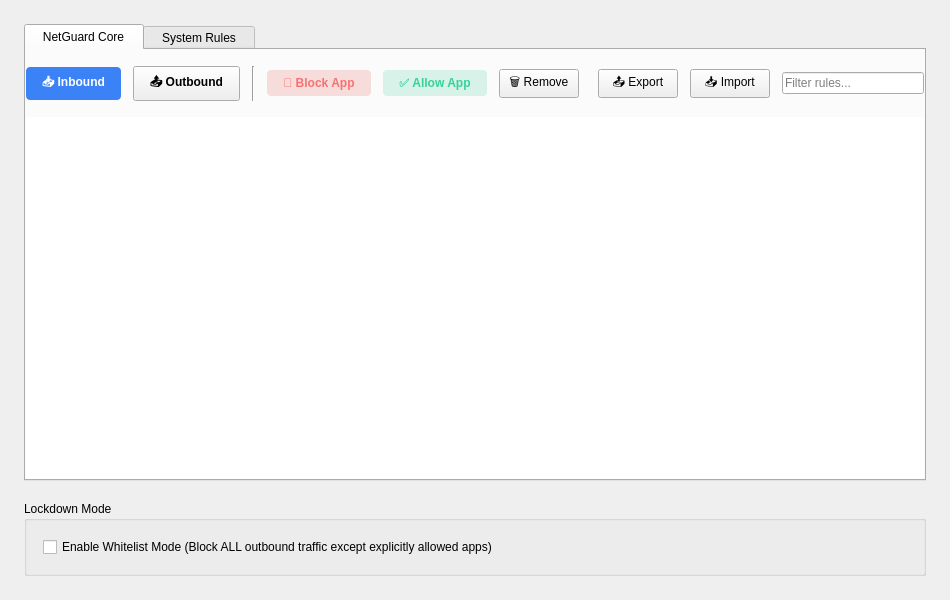
<?xml version="1.0" encoding="UTF-8"?>
<ui version="4.0">
 <class>FirewallWidget</class>
 <widget class="QWidget" name="FirewallWidget">
  <property name="geometry">
   <rect>
    <x>0</x>
    <y>0</y>
    <width>950</width>
    <height>600</height>
   </rect>
  </property>
  <layout class="QVBoxLayout" name="root">
   <property name="spacing">
    <number>20</number>
   </property>
   <property name="leftMargin">
    <number>24</number>
   </property>
   <property name="topMargin">
    <number>24</number>
   </property>
   <property name="rightMargin">
    <number>24</number>
   </property>
   <property name="bottomMargin">
    <number>24</number>
   </property>
   <item>
    <widget class="QTabWidget" name="subTabs">
     <property name="currentIndex">
      <number>0</number>
     </property>
     <widget class="QWidget" name="tabCore">
      <attribute name="title">
       <string>  NetGuard Core  </string>
      </attribute>
      <layout class="QVBoxLayout" name="verticalLayoutCore">
       <property name="spacing">
        <number>16</number>
       </property>
       <property name="leftMargin">
        <number>0</number>
       </property>
       <property name="topMargin">
        <number>16</number>
       </property>
       <property name="rightMargin">
        <number>0</number>
       </property>
       <property name="bottomMargin">
        <number>0</number>
       </property>
       <item>
        <layout class="QHBoxLayout" name="toolbarCore">
         <property name="spacing">
          <number>12</number>
         </property>
         <item>
          <widget class="QPushButton" name="btnCoreInbound">
           <property name="styleSheet">
            <string>QPushButton:checked { background-color: #3B82F6; color: white; font-weight: bold; border-radius: 4px; padding: 6px 16px; } QPushButton:!checked { font-weight: bold; padding: 6px 16px; }</string>
           </property>
           <property name="text">
            <string>📥 Inbound</string>
           </property>
           <property name="checkable">
            <bool>true</bool>
           </property>
           <property name="checked">
            <bool>true</bool>
           </property>
           <property name="autoExclusive">
            <bool>true</bool>
           </property>
          </widget>
         </item>
         <item>
          <widget class="QPushButton" name="btnCoreOutbound">
           <property name="styleSheet">
            <string>QPushButton:checked { background-color: #F59E0B; color: white; font-weight: bold; border-radius: 4px; padding: 6px 16px; } QPushButton:!checked { font-weight: bold; padding: 6px 16px; }</string>
           </property>
           <property name="text">
            <string>📤 Outbound</string>
           </property>
           <property name="checkable">
            <bool>true</bool>
           </property>
           <property name="autoExclusive">
            <bool>true</bool>
           </property>
          </widget>
         </item>
         <item>
          <widget class="Line" name="line1">
           <property name="orientation">
            <enum>Qt::Vertical</enum>
           </property>
          </widget>
         </item>
         <item>
          <widget class="QPushButton" name="btnBlock">
           <property name="styleSheet">
            <string>background-color: rgba(220, 38, 38, 0.15); color: #F87171; font-weight: bold; padding: 6px 16px; border-radius: 4px;</string>
           </property>
           <property name="text">
            <string>🚫 Block App</string>
           </property>
          </widget>
         </item>
         <item>
          <widget class="QPushButton" name="btnAllow">
           <property name="styleSheet">
            <string>background-color: rgba(16, 185, 129, 0.15); color: #34D399; font-weight: bold; padding: 6px 16px; border-radius: 4px;</string>
           </property>
           <property name="text">
            <string>✅ Allow App</string>
           </property>
          </widget>
         </item>
         <item>
          <widget class="QPushButton" name="btnRemove">
           <property name="text">
            <string>🗑 Remove</string>
           </property>
          </widget>
         </item>
         <item>
          <spacer>
           <property name="orientation">
            <enum>Qt::Horizontal</enum>
           </property>
          </spacer>
         </item>
         <item>
          <widget class="QPushButton" name="btnExport">
           <property name="text">
            <string>📤 Export</string>
           </property>
          </widget>
         </item>
         <item>
          <widget class="QPushButton" name="btnImport">
           <property name="text">
            <string>📥 Import</string>
           </property>
          </widget>
         </item>
         <item>
          <widget class="QLineEdit" name="edtCoreFilter">
           <property name="placeholderText">
            <string>Filter rules...</string>
           </property>
           <property name="clearButtonEnabled">
            <bool>true</bool>
           </property>
          </widget>
         </item>
        </layout>
       </item>
       <item>
        <widget class="QTableView" name="tableCoreFW">
         <property name="frameShape">
          <enum>QFrame::NoFrame</enum>
         </property>
         <property name="alternatingRowColors">
          <bool>true</bool>
         </property>
         <property name="selectionMode">
          <enum>QAbstractItemView::ExtendedSelection</enum>
         </property>
         <property name="selectionBehavior">
          <enum>QAbstractItemView::SelectRows</enum>
         </property>
         <property name="sortingEnabled">
          <bool>true</bool>
         </property>
         <attribute name="verticalHeaderVisible">
          <bool>false</bool>
         </attribute>
        </widget>
       </item>
      </layout>
     </widget>
     <widget class="QWidget" name="tabSystem">
      <attribute name="title">
       <string>  System Rules  </string>
      </attribute>
      <layout class="QVBoxLayout" name="verticalLayoutSys">
       <property name="spacing">
        <number>16</number>
       </property>
       <property name="leftMargin">
        <number>0</number>
       </property>
       <property name="topMargin">
        <number>16</number>
       </property>
       <property name="rightMargin">
        <number>0</number>
       </property>
       <property name="bottomMargin">
        <number>0</number>
       </property>
       <item>
        <layout class="QHBoxLayout" name="toolbarSys">
         <property name="spacing">
          <number>12</number>
         </property>
         <item>
          <widget class="QPushButton" name="btnSysInbound">
           <property name="styleSheet">
            <string>QPushButton:checked { background-color: #3B82F6; color: white; font-weight: bold; border-radius: 4px; padding: 6px 16px; } QPushButton:!checked { font-weight: bold; padding: 6px 16px; }</string>
           </property>
           <property name="text">
            <string>📥 Inbound</string>
           </property>
           <property name="checkable">
            <bool>true</bool>
           </property>
           <property name="checked">
            <bool>true</bool>
           </property>
           <property name="autoExclusive">
            <bool>true</bool>
           </property>
          </widget>
         </item>
         <item>
          <widget class="QPushButton" name="btnSysOutbound">
           <property name="styleSheet">
            <string>QPushButton:checked { background-color: #F59E0B; color: white; font-weight: bold; border-radius: 4px; padding: 6px 16px; } QPushButton:!checked { font-weight: bold; padding: 6px 16px; }</string>
           </property>
           <property name="text">
            <string>📤 Outbound</string>
           </property>
           <property name="checkable">
            <bool>true</bool>
           </property>
           <property name="autoExclusive">
            <bool>true</bool>
           </property>
          </widget>
         </item>
         <item>
          <widget class="Line" name="line2">
           <property name="orientation">
            <enum>Qt::Vertical</enum>
           </property>
          </widget>
         </item>
         <item>
          <widget class="QPushButton" name="btnSysRefresh">
           <property name="text">
            <string>🔄 Refresh</string>
           </property>
          </widget>
         </item>
         <item>
          <widget class="QPushButton" name="btnSysToggle">
           <property name="text">
            <string>Toggle Enable</string>
           </property>
          </widget>
         </item>
         <item>
          <widget class="QPushButton" name="dangerBtn">
           <property name="text">
            <string>🗑 Delete</string>
           </property>
          </widget>
         </item>
         <item>
          <spacer>
           <property name="orientation">
            <enum>Qt::Horizontal</enum>
           </property>
          </spacer>
         </item>
         <item>
          <widget class="QLineEdit" name="edtSysFilter">
           <property name="placeholderText">
            <string>Filter system rules...</string>
           </property>
           <property name="clearButtonEnabled">
            <bool>true</bool>
           </property>
          </widget>
         </item>
        </layout>
       </item>
       <item>
        <widget class="QTableView" name="tableSystemFW">
         <property name="frameShape">
          <enum>QFrame::NoFrame</enum>
         </property>
         <property name="alternatingRowColors">
          <bool>true</bool>
         </property>
         <property name="selectionMode">
          <enum>QAbstractItemView::ExtendedSelection</enum>
         </property>
         <property name="selectionBehavior">
          <enum>QAbstractItemView::SelectRows</enum>
         </property>
         <property name="sortingEnabled">
          <bool>true</bool>
         </property>
         <attribute name="verticalHeaderVisible">
          <bool>false</bool>
         </attribute>
        </widget>
       </item>
      </layout>
     </widget>
    </widget>
   </item>
   <item>
    <widget class="QGroupBox" name="grpWhitelist">
     <property name="title">
      <string>Lockdown Mode</string>
     </property>
     <layout class="QHBoxLayout" name="horizontalLayout">
      <property name="spacing">
       <number>16</number>
      </property>
      <property name="leftMargin">
       <number>16</number>
      </property>
      <property name="topMargin">
       <number>16</number>
      </property>
      <property name="rightMargin">
       <number>16</number>
      </property>
      <property name="bottomMargin">
       <number>16</number>
      </property>
      <item>
       <widget class="QCheckBox" name="chkWhitelist">
        <property name="text">
         <string>Enable Whitelist Mode (Block ALL outbound traffic except explicitly allowed apps)</string>
        </property>
       </widget>
      </item>
     </layout>
    </widget>
   </item>
  </layout>
 </widget>
 <resources/>
 <connections/>
</ui>
